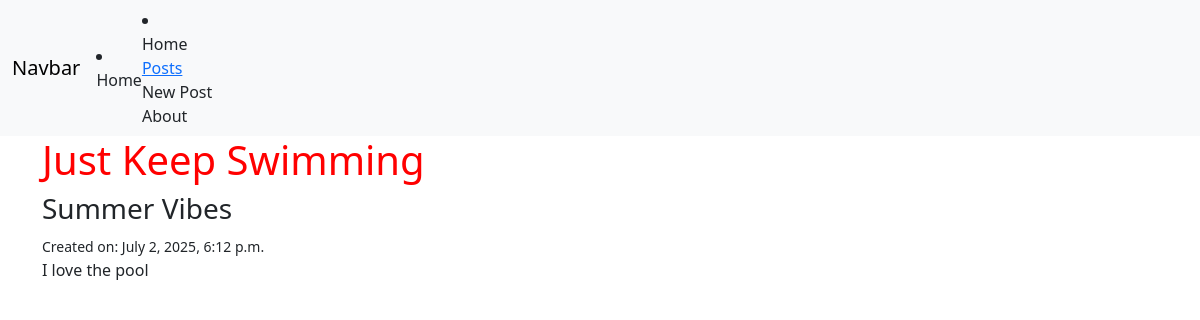
The app's page /posts/1/ with its own data.
### posts/models.py (models this page shows, shortened)
class Post(models.Model):
    title = models.CharField(max_length=128)
    subtitle = models.CharField(max_length=256)
    body = models.TextField()
    created_on = models.DateTimeField(auto_now_add=True)

### posts/views.py (the view)
# urls.py: path("<int:pk>/", views.PostDetailView.as_view(), name="detail"),
class PostDetailView(DetailView):
    template_name = "posts/detail.html"
    model = Post

### templates/posts/detail.html (shortened to what this page needs)
{% extends 'base.html' %}
{% block content %}
<h1>{{ post.title }}</h1>
<h3>{{ post.subtitle }}</h3>
<small>Created on: {{ post.created_on }}</small>
<p>{{ post.body }}</p>
{% endblock content %}

### static/css/base.css (style rules this page uses)
h1 { color: red; }

### records on screen
Post: title "Just Keep Swimming", subtitle "Summer Vibes", created_on "July 2, 2025, 6:12 p.m.", body "I love the pool"
